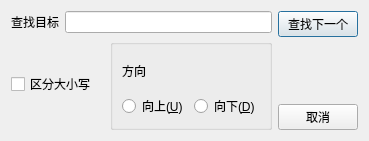
<?xml version="1.0" encoding="UTF-8"?>
<ui version="4.0">
 <class>SearchDialog</class>
 <widget class="QDialog" name="SearchDialog">
  <property name="geometry">
   <rect>
    <x>0</x>
    <y>0</y>
    <width>369</width>
    <height>141</height>
   </rect>
  </property>
  <property name="windowTitle">
   <string>查找</string>
  </property>
  <layout class="QHBoxLayout" name="horizontalLayout_5">
   <item>
    <layout class="QHBoxLayout" name="horizontalLayout_4">
     <item>
      <layout class="QVBoxLayout" name="verticalLayout_3">
       <item>
        <layout class="QHBoxLayout" name="horizontalLayout">
         <item>
          <widget class="QLabel" name="label_2">
           <property name="text">
            <string>查找目标</string>
           </property>
           <property name="buddy">
            <cstring>searchText</cstring>
           </property>
          </widget>
         </item>
         <item>
          <widget class="QLineEdit" name="searchText"/>
         </item>
        </layout>
       </item>
       <item>
        <layout class="QHBoxLayout" name="horizontalLayout_3">
         <item>
          <widget class="QCheckBox" name="checkBox">
           <property name="text">
            <string>区分大小写</string>
           </property>
          </widget>
         </item>
         <item>
          <widget class="QGroupBox" name="groupBox">
           <property name="title">
            <string/>
           </property>
           <layout class="QVBoxLayout" name="verticalLayout_2">
            <item>
             <widget class="QLabel" name="label">
              <property name="text">
               <string>方向</string>
              </property>
             </widget>
            </item>
            <item>
             <layout class="QHBoxLayout" name="horizontalLayout_2">
              <item>
               <widget class="QRadioButton" name="rbUp">
                <property name="text">
                 <string>向上(&amp;U)</string>
                </property>
               </widget>
              </item>
              <item>
               <widget class="QRadioButton" name="rbDown">
                <property name="text">
                 <string>向下(&amp;D)</string>
                </property>
               </widget>
              </item>
             </layout>
            </item>
           </layout>
          </widget>
         </item>
        </layout>
       </item>
      </layout>
     </item>
     <item>
      <layout class="QVBoxLayout" name="verticalLayout">
       <item>
        <widget class="QPushButton" name="btnFindNext">
         <property name="text">
          <string>查找下一个</string>
         </property>
        </widget>
       </item>
       <item>
        <spacer name="verticalSpacer">
         <property name="orientation">
          <enum>Qt::Orientation::Vertical</enum>
         </property>
         <property name="sizeHint" stdset="0">
          <size>
           <width>20</width>
           <height>40</height>
          </size>
         </property>
        </spacer>
       </item>
       <item>
        <widget class="QPushButton" name="btnCancel">
         <property name="text">
          <string>取消</string>
         </property>
        </widget>
       </item>
      </layout>
     </item>
    </layout>
   </item>
  </layout>
 </widget>
 <resources/>
 <connections/>
</ui>
